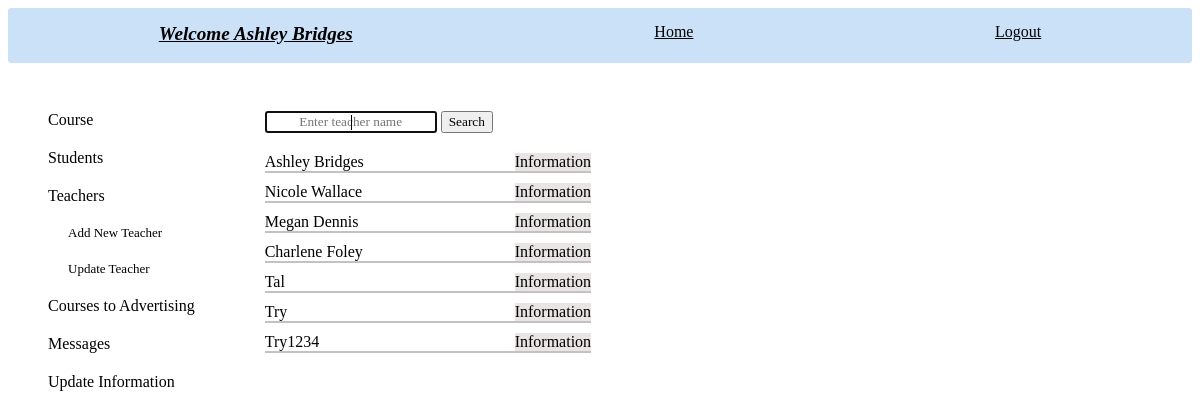
The page /admin_teachers (signed in) on the database its author committed.
### tables this page shows
CREATE TABLE teachers (
        id INTEGER PRIMARY KEY,
        name TEXT NOT NULL,
        email TEXT UNIQUE ,
        phone TEXT UNIQUE ,
        user_id INTEGER,
        FOREIGN KEY(user_id) REFERENCES new_users (id)
        );

### app.py (the view, shortened to what this page needs)
@app.route('/admin_teachers',methods=['GET', 'POST'])
def admin_teachers(): # teachers information and actions for admin
    log=check_log()
    info=info_user()
    form=['create']
    return render_template('admin_teachers.html', log=log, info=info, admin_id=session['id'], form=form, teacher_dict='', teachers_objects=create_teachers_objects(crud.read_all('teachers')))

### app.py (called while the page is built)
def check_log(): #check if user is loged in or not
    log_result={}
    if "name" in session:
        link='/logout'
        log='Logout'
        log_result['link']=link
        log_result['log']=log
        return log_result
    else:
        link='/login'
        log='Login'
        log_result['link']=link
        log_result['log']=log
        return log_result

def info_user(): # get user info
    if "role" in session:
        info={}
        if session['role']=='admin':
            info['id']=session['id']
            info['link']=f"/administrator/{session['id']}"
            info['word']='Administrator'
            info['hello']=f"Hello {crud.admin_name(session['id'])}- what do you want to do?"
            info['class']='user_hello'
        if session['role']=='teacher':
            info['id']=session['id']
            info['link']=f"/teacher_profile/{session['id']}"
            info['word']=f"Welcome {crud.teacher_name(session['id'])}"
            info['class']='user_hello'
        if session['role']=='student':
            info['id']=session['id']
            info['link']=f"/student_profile/{session['id']}"
            info['word']=f"Welcome {crud.student_name(session['id'])}"
            info['class']='user_hello'
        return info

### crud.py (called while the page is built)
def read_all(table):
    return query(f"SELECT * FROM {table}")

def read_if(column, table, value, condition):
    return query(f"SELECT {column} FROM {table} WHERE {value}='{condition}'")

def teacher_name(teacher_id):
    name=read_if('name', 'teachers', 'id', teacher_id)
    name=name[0][0]
    return name

### functions.py (called while the page is built)
def create_teachers_objects(teachers: list):
    teachers_objects=[classes.Teacher(teacher[0], teacher[1], teacher[2], teacher[3], teacher[4]) for teacher in teachers]
    for t in teachers_objects:
        if type(t.phone)!=str or t.phone=='':
            t.phone='Still not updated'
    return teachers_objects

### setup_db.py (called while the page is built)
def query(sql):
    with sqlite3.connect('students.db') as conn:
        cur=conn.cursor()
        cur.execute(sql)
        return cur.fetchall()

### templates/admin_teachers.html (shortened to what this page needs)
{% include "admin_nav_teachers.html" %}
    <div class="admin_teachers_main">
        <div class="main_teacher_search">
            <div class="teacher_search">
                {% for f in form %}
                <form action="" method="POST">
                    <input type="text" name="search" placeholder="Enter teacher name" autofocus>
                    <input type="submit" value="Search">
                </form>
                {% endfor %}
            </div>
            <div class="teachers_list">
                {% for teacher in teachers_objects %}
                <div class="teacher_info">
                    <span class="teacher_name">{{teacher.name}}</span>
                    <a href="/teacher_info/{{teacher.tid}}">Information</a>
                </div>
                {% endfor %}
            </div>
        </div>
        <div class="main_teacher_info">
            <div class="main_teacher_detail">
            </div>
        </div>
    </div>
    <div class="info_more_links">
    </div>
</div>

### static/style.css (style rules this page uses)
input { font-family: 'Times New Roman', Times, serif; text-align: center; }
.info_more_links { display: flex; gap: 5px; grid-row: 1; grid-column: 2; height: 18px; margin-left: 320px; }
.admin_teachers_main { grid-column: 2; grid-row: 2; display: flex; }
.main_teacher_search { display: flex; flex-direction: column; gap:20px; }
.teachers_list { display: flex; flex-direction: column; gap:10px; justify-content: space-between; }
.teachers_list>div { border-bottom: solid; border-width: 2px; border-color: rgb(195, 193, 193); }
.teacher_info { display: flex; }
.teacher_info>a { text-decoration: none; color: black; background-color: rgb(233, 229, 229); }
.teacher_name { width:250px; }
.main_teacher_info { display: flex; flex-direction: column; gap: 20px; }
.main_teacher_detail { display: grid; grid-template-columns: max-content max-content; grid-template-rows: max-content max-content; column-gap:60px; row-gap: 10px; }

### rows shown on the page
teachers: name "Ashley Bridges"
teachers: name "Nicole Wallace"
teachers: name "Megan Dennis"
teachers: name "Charlene Foley"
teachers: name "Tal"
teachers: name "Try"
teachers: name "Try1234"

### other values the page prints
{{ info.word }} "Welcome Ashley Bridges"
{{ log.log }} "Logout"
